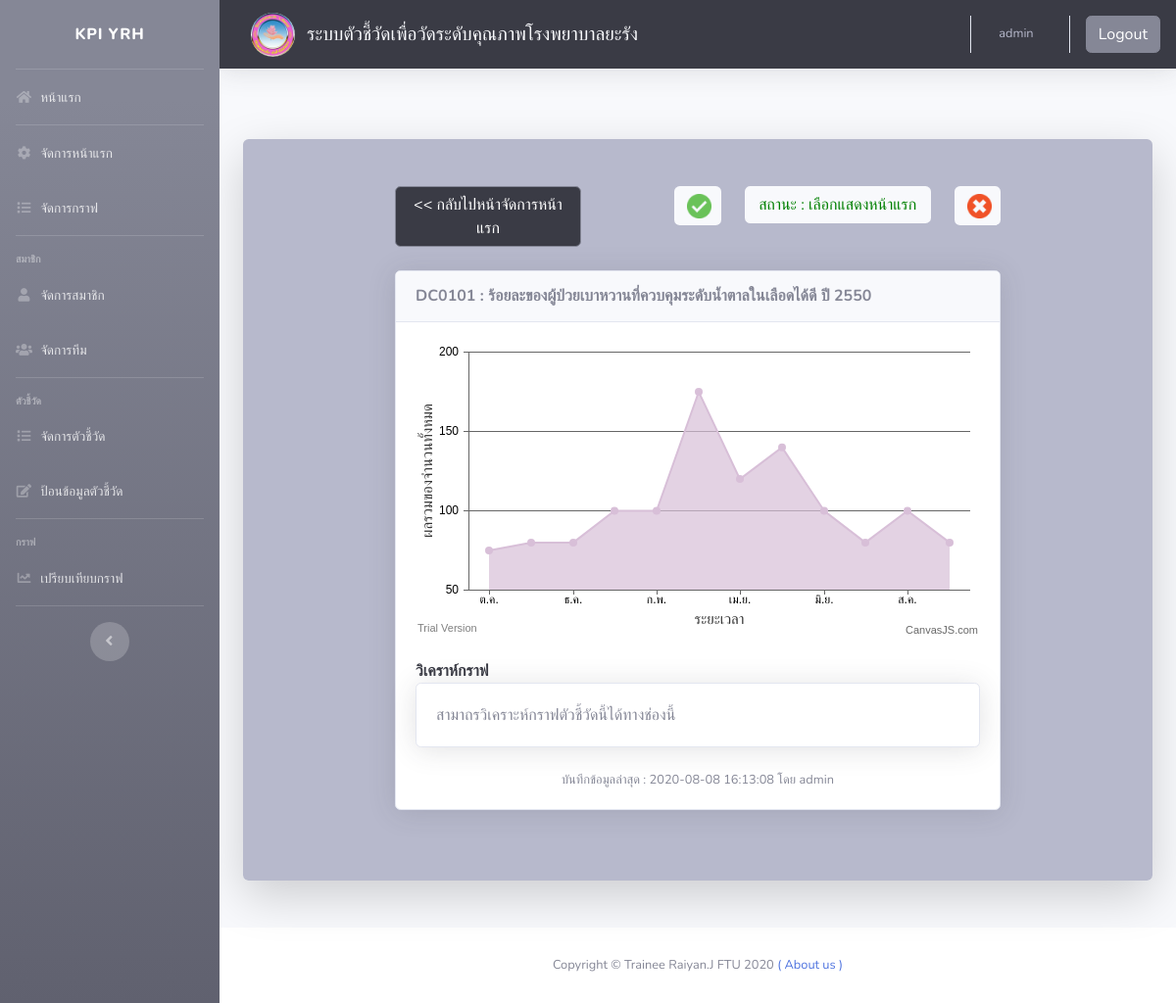
The page /public/managehome_view.php?id=DC01012550 (signed in) on the database its author committed.
### tables this page shows
CREATE TABLE `graph_m` (
  `graph_m_id` varchar(20) NOT NULL,
  `indicator` varchar(20) NOT NULL,
  `year` int(10) NOT NULL,
  `number1` varchar(10) NOT NULL,
  `divisor1` varchar(10) NOT NULL,
  `number2` varchar(10) NOT NULL,
  `divisor2` varchar(10) NOT NULL,
  `number3` varchar(10) NOT NULL,
  `divisor3` varchar(10) NOT NULL,
  `number4` varchar(10) NOT NULL,
  `divisor4` varchar(10) NOT NULL,
  `number5` varchar(10) NOT NULL,
  `divisor5` varchar(10) NOT NULL,
  `number6` varchar(10) NOT NULL,
  `divisor6` varchar(10) NOT NULL,
  `number7` varchar(10) NOT NULL,
  `divisor7` varchar(10) NOT NULL,
  `number8` varchar(10) NOT NULL,
  `divisor8` varchar(10) NOT NULL,
  `number9` varchar(10) NOT NULL,
  `divisor9` varchar(10) NOT NULL,
  `number10` varchar(10) NOT NULL,
  `divisor10` varchar(10) NOT NULL,
  `number11` varchar(10) NOT NULL,
  `divisor11` varchar(10) NOT NULL,
  `number12` varchar(10) NOT NULL,
  `divisor12` varchar(10) NOT NULL,
  `mean` int(50) DEFAULT NULL,
  `comment` varchar(1000) DEFAULT NULL,
  `date` datetime NOT NULL DEFAULT current_timestamp(),
  `user_post` varchar(20) DEFAULT NULL,
  `status` int(10) NOT NULL DEFAULT 0
);

CREATE TABLE `indicator` (
  `id` int(10) NOT NULL,
  `indicator_code` varchar(20) NOT NULL,
  `indicator_name` varchar(300) NOT NULL,
  `first_name` varchar(500) NOT NULL,
  `last_name` varchar(500) NOT NULL,
  `degree` int(10) NOT NULL,
  `team_code` varchar(10) NOT NULL
);

### include/select_graph_m.php (called while the page is built, shortened)
<?php
$sql = "SELECT graph_m.*, indicator.*
FROM graph_m, indicator
WHERE indicator.indicator_code=graph_m.indicator
AND graph_m_id = '" . $id . "'";
$objQuery = mysqli_query($connect, $sql);
while ($row = mysqli_fetch_array($objQuery)) {
  $graph_id = $row['graph_m_id'];
  $indicator_code = $row['indicator_code'];
  $indicator_name = $row['indicator_name'];
  $comment = $row['comment'];
  $user_post = $row['user_post'];
  $date = $row['date'];
  $year = $row['year'];
  $status = $row['status'];
}

### public/managehome_view.php (the view, shortened to what this page needs)
<?php
include('../include/db.php');
if (isset($_SESSION['username'])) {
extract($_GET);
$id = isset($_GET['id']) ? $_GET['id'] : "";
if (!empty($id)) {
  include('../include/select_graph_m.php');
}
?>
<!DOCTYPE html>
<html lang="en">
<head>
  <?php include('../include/head.php'); ?>
  <?php include('../include/graph.php'); ?>
</head>
<body id="page-top">
  <div id="wrapper">
    <?php include('../include/sidebar.php'); ?>
    <div id="content-wrapper" class="d-flex flex-column">
      <div id="content">
        <?php include('../include/topbar.php'); ?>
        <div class="container-fluid">
          <div class="row justify-content-center">
            <div class="col-xl-12 col-lg-14 col-md-9">
              <div class="card o-hidden border-0 shadow-lg my-5">
                <div class="card-body p-0 bg-gray-500">
                  <div class="row">
                    <div class="col-lg-12">
                      <div class="p-5">
                        <form class="form-group text-right" method="post" name="form1" action="">
                          <div class="row justify-content-center">
                            <div class="col-xl-3 col-md-6 mb-2">
                              <a href="../public/managehome.php" class="btn btn-secondary btn-user btn-block bg-gray-900" style="width:100%">
                                <span class="text">
                                  << กลับไปหน้าจัดการหน้าแรก</span> </a> </div> <div class="col-xl-1 col-md-6 mb-2">
                            </div>
                            <div class="col-xl-1 col-md-6 mb-2">
                              <div class="btn btn-block bg-gray-100">
                                <a href="managehome_view.php?active=<?= $graph_id ?> "><img src="../img/active.png" width="25" height="25" /></a>
                              </div>
                            </div>
                            <div class="col-xl-3 col-md-6 mb-2">
                              <div class="btn btn-block bg-gray-100">
                                <span>
                                  <?php
                                  if ($status == 1) {
                                    echo '<span style="color:green">สถานะ : เลือกแสดงหน้าแรก</span>';
                                  } else {
                                    echo '<span style="color:red">สถานะ : ไม่เลือกแสดงหน้าแรก</span>';
                                  }
                                  ?>
                                </span>
                              </div>
                            </div>
                            <div class="col-xl-1 col-md-6 mb-2">
                              <div class="btn btn-block bg-gray-100">
                                <a href="managehome_view.php?non_active=<?= $graph_id ?>"><img src="../img/active_non.png" width="25" height="25" /></a>
                              </div>
                            </div>
                          </div>
                        </form>
                        <div class="row justify-content-center">
                          <div class="col-xl-9 col-lg-7">
                            <div class="card shadow mb-4">
                              <div class="card-header py-3 d-flex flex-row align-items-center justify-content-between">
                                <h6 class="m-0 font-weight-bold text-secondery"><?php echo $indicator_code; ?> : <?php echo $indicator_name; ?> ปี <?php echo $year; ?></h6>
                              </div>
                              <div class="card-body">
                                <div class="chart-area">
                                  <div id="chartContainer" style="height: 300px; width: 100%;"></div>
                                </div>
                                <b><span class="text-gray-900 form-text text-left">วิเคราห์กราฟ</span></b>
                                <div class="card shadow mb-4">
                                  <div class="card-body">
                                    <?php echo $comment; ?>
                                  </div>
                                </div>
                                <div class="small text-center">
                                  <span>บันทึกข้อมูลล่าสุด : <?php echo $date; ?> โดย <?php echo $user_post; ?></span>
                                </div>
                              </div>
                            </div>
                          </div>
                        </div>
                      </div>
                    </div>
                  </div>
                </div>
              </div>
            </div>
          </div>
        </div>
      </div>
      <?php include('../include/footer.php'); ?>
    </div>
</body>
</html>
<?php } else { Header("Location:home.php");} ?>

### rows shown on the page
graph_m: indicator.indicator_code "DC0101", indicator.indicator_name "ร้อยละของผู้ป่วยเบาหวานที่ควบคุมระดับน้ำตาลในเลือดได้ดี", year "2550", comment "สามาถรวิเคราะห์กราฟตัวชี้วัดนี้ได้ทางช่องนี้", date "2020-08-08 16:13:08", user_post "admin"

### other values the page prints
$username "admin"
